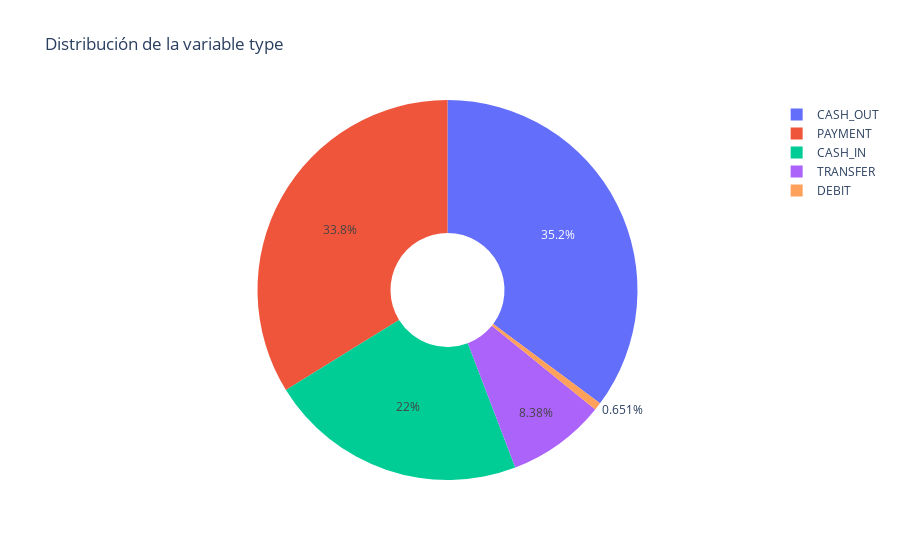

Notebook cell for this chart:
### Code cell
print('Distribución de la variable type')
print(fraud_dataset['type'].value_counts())

type = fraud_dataset.type.value_counts()
transaction = type.index
quantity = type.values

figure = px.pie(fraud_dataset,
               values = quantity,
               names = transaction,
               hole = .3,
               title = 'Distribución de la variable type')
figure.show()

### Figure 1 — Plotly figure (JSON) as saved in the notebook; plotly's stock layout.template omitted (floating-point values rounded to 4 significant figures)
{"data": [{"domain": {"x": [0, 1], "y": [0, 1]}, "hole": 0.3, "hovertemplate": "label=%{label}<br>value=%{value}<extra></extra>", "labels": ["CASH_OUT", "PAYMENT", "CASH_IN", "TRANSFER", "DEBIT"], "legendgroup": "", "name": "", "showlegend": true, "type": "pie", "values": [2237500, 2151495, 1399284, 532909, 41432]}], "layout": {"legend": {"tracegroupgap": 0}, "title": {"text": "Distribución de la variable type"}}}
